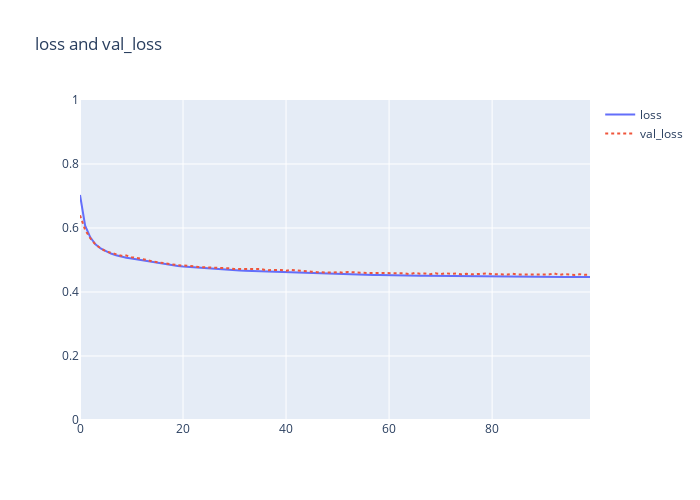
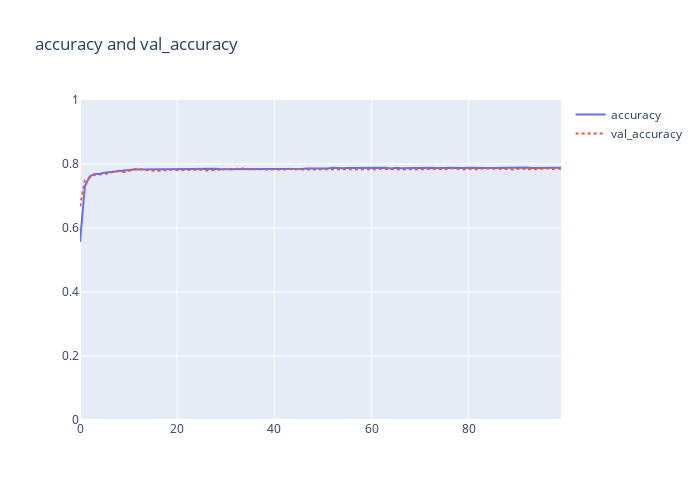

The notebook cell these images were saved under, in order:
### Code cell
history_df = pd.DataFrame(history.history)

show_history_graph(history_df, 'loss', 'val_loss')
show_history_graph(history_df, 'accuracy', 'val_accuracy')
